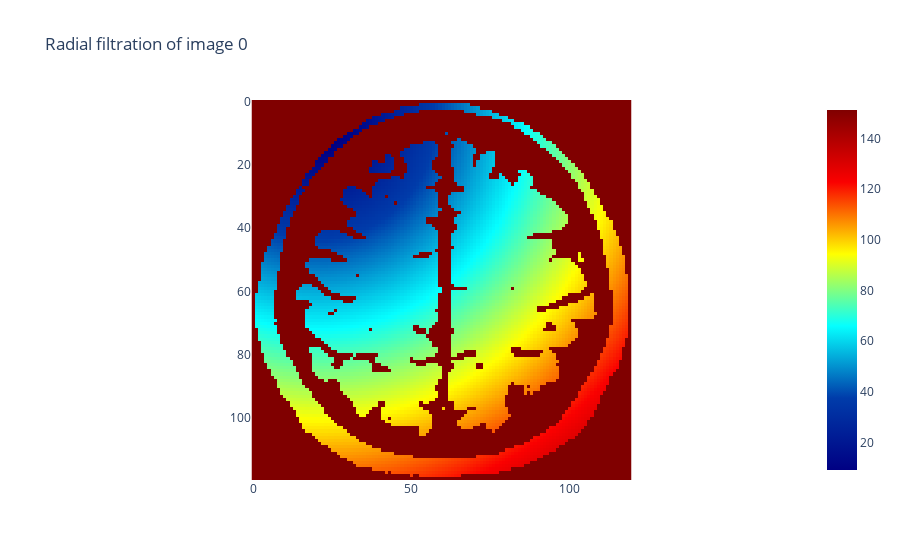

Notebook code for this chart:
### Code cell
radial_filtration = RadialFiltration(center=np.array([20, 6]))
image_filtration = radial_filtration.fit_transform(image_binarized)

radial_filtration.plot(image_filtration, colorscale="jet")

### Figure 1 — Plotly figure (JSON) as saved in the notebook; plotly's stock layout.template omitted (floating-point values rounded to 4 significant figures; data arrays with more than 128 entries replaced by an {"elided": "..."} marker saying what was removed)
{"data": [{"colorscale": [[0, "rgb(0,0,131)"], [0.2, "rgb(0,60,170)"], [0.4, "rgb(5,255,255)"], [0.6, "rgb(255,255,0)"], [0.8, "rgb(250,0,0)"], [1, "rgb(128,0,0)"]], "type": "heatmap", "z": {"elided": "120x120 float values"}}], "layout": {"plot_bgcolor": "white", "title": {"text": "Radial filtration of image 0"}, "xaxis": {"constrain": "domain", "scaleanchor": "y"}, "yaxis": {"autorange": "reversed", "constrain": "domain"}}}
